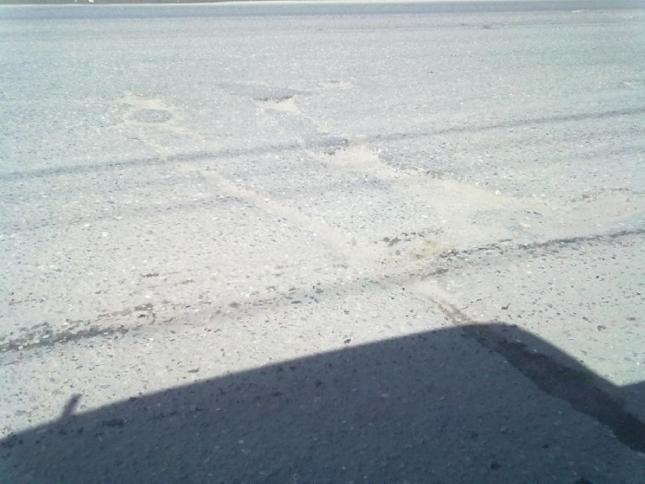
#> input picture test_pictures/lssd178.jpg, 645 x 484 px, given in place of lssd337.jpg, which was not available
$ python test_main.py   (older library calls are emulated)
#> lines starting #> are read from the running program, lines starting #| are printed output that depends on the picture; after the words box and inside, x2 and y2 are one past the last pixel; in counts of white or black regions, pixels touching at a corner belong together; pictures that were not available may be replaced by others from this repository, and a replacement may not be noted
### methods/second_method.py
import cv2
import numpy as np


def second_method_detection(filename):
#> called with filename = 'test_pictures/lssd337.jpg'
    image = cv2.imread(filename, cv2.IMREAD_COLOR)
#> image is the input picture: shape (484, 645, 3); mean B, G, R 176.8, 174.2, 166.7
    image_shape = image.shape[:2]

    #cv2.imshow("Original", image)

    # blue, green, red = cv2.split(image)
    #     #
    #     # # finding the maximum and minimums element wise of the image
    #     # image_max = cv2.max(blue, cv2.max(green, red))
    #     # image_min = cv2.min(blue, cv2.min(green, red))
    #     #
    #     # # avoid division with zero
    #     # image_min = np.where(image_min == 0, 1, image_min)
    #     # image_max = np.where(image_max == 0, 1, image_max)
    #     #
    #     # gray_image = cv2.log(image_max / image_min)
    #     #
    #     # # note: fix normalization, currently from 0 to 3
    #     # gray_image = cv2.normalize(gray_image, None, 0, 255, cv2.NORM_MINMAX, cv2.CV_8U)

    #cv2.imshow("Gray Image", gray_image)

    gray_image = cv2.cvtColor(image,cv2.COLOR_BGR2GRAY)

    _, thresh = cv2.threshold(gray_image, 0, 255, cv2.THRESH_BINARY_INV + cv2.THRESH_OTSU)
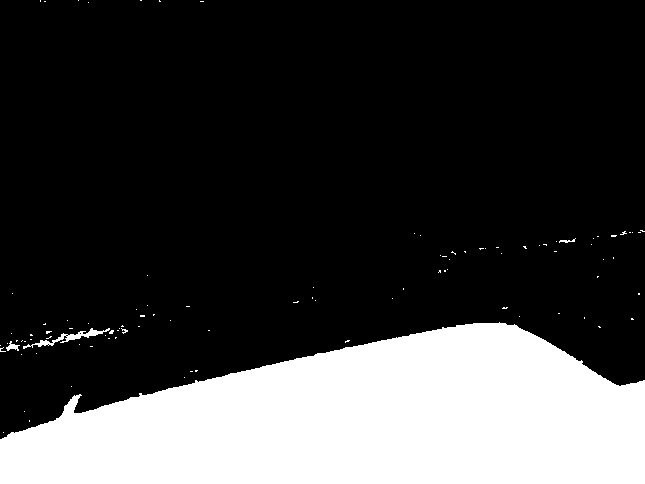
#> thresh: shape (484, 645); 24.2% white; 100 white regions (96 under 20 px), largest, box (x1, y1, x2, y2) and area: (0, 322, 645, 484) 74704, (23, 328, 110, 349) 364, (6, 341, 20, 351) 66, (559, 238, 576, 243) 35

    # noise removal
    thresh = cv2.morphologyEx(thresh, cv2.MORPH_CLOSE, np.ones((5, 5)))
#> thresh: shape (484, 645); 24.3% white; 73 white regions (69 under 20 px), largest, box (x1, y1, x2, y2) and area: (0, 322, 645, 484) 74745, (0, 325, 128, 352) 810, (556, 238, 576, 243) 41, (620, 231, 633, 235) 22
    #thresh = cv2.morphologyEx(thresh, cv2.MORPH_OPEN, np.ones((7, 7)))

    # sure background area
    sure_bg = cv2.dilate(thresh, np.ones((3, 3)), iterations=3)
#> sure_bg: shape (484, 645); 26.8% white; 48 white regions, largest, box (x1, y1, x2, y2) and area: (0, 319, 645, 484) 77694, (0, 320, 131, 358) 2363, (608, 227, 645, 240) 315

    # Finding sure foreground area
    dist_transform = cv2.distanceTransform(thresh, cv2.DIST_L2, 5)
    _, sure_fg = cv2.threshold(dist_transform, 0.7 * dist_transform.max(), 255, 0)
#> sure_fg: shape (484, 645) float32; 2.6% white; 1 white region, box (x1, y1, x2, y2) and area: (249, 434, 561, 484) 8260

    # Finding unknown region
    sure_fg = np.uint8(sure_fg)
    unknown = cv2.subtract(sure_bg, sure_fg)
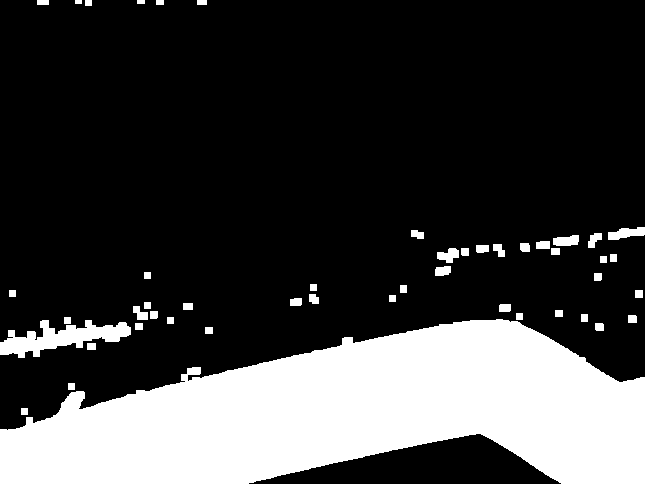
#> unknown: shape (484, 645); 24.2% white; 48 white regions, largest, box (x1, y1, x2, y2) and area: (0, 319, 645, 484) 69434, (0, 320, 131, 358) 2363, (608, 227, 645, 240) 315

    # Marker labelling
    ret, markers = cv2.connectedComponents(sure_fg)
#> ret = 2

    # Now, mark the region of unknown with zero
    markers[unknown == 255] = 0
    markers = cv2.watershed(image, markers)
#> markers: shape (484, 645) int32; values -1 (black) and 1 (white), 99.3% white; black in thin lines or dots

    water_shed_image = image.copy()
    water_shed_image[markers == -1] = [0, 0, 255]
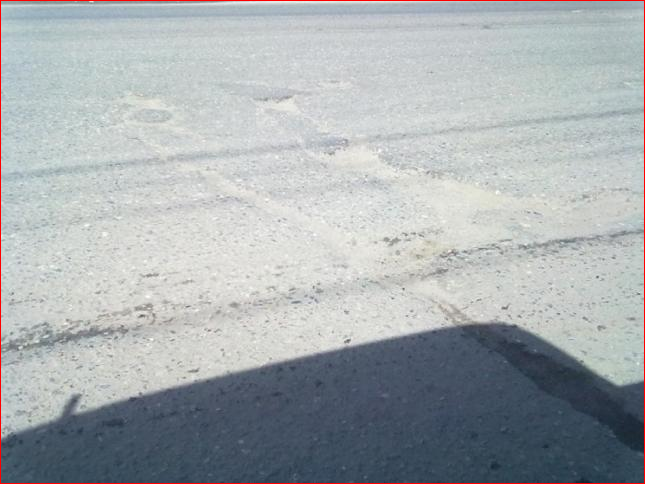
#> water_shed_image: shape (484, 645, 3); 0.72% of pixels changed, all inside (x1, y1, x2, y2) = (0, 0, 645, 484)

    cv2.imshow("Watershed Borders", water_shed_image)

    # getting the segments through unique values from the watershed result
    markers_list = np.unique(markers)
#> markers_list = [-1, 1]
    print("Number of segments: " + str(len(markers_list)))
#| Number of segments: 2
    print(markers_list)
#| [-1  1]

    # note: k2 original value is 1.2
    # constants needed for later calculation
    m = 1.31
    n = 1.19
    k1 = 0.8
    k2 = 1.5

    initial_shadow_mask = np.zeros(image_shape, np.uint8)

    # binary mask where the non-shadows are stored
    color_mean_non_shadow_mask = np.zeros(image_shape, np.uint8)

    initial_shadow_segments = []
    initial_non_shadow_segments = []

    # The first value in markers list is the borders, None at 0 index makes it able to not use value-1 at indexing
    initial_shadow_segments.append(None)
    initial_non_shadow_segments.append(None)

    for value in markers_list:

        # skipping the image where borders are shown
        if value == -1:
            continue

        # getting each segment as a binary mask
        segment_mask = np.zeros(image_shape, np.uint8)
        segment_mask[markers == value] = 255

        # calculating the mean values of the segment
        segment_mean = cv2.mean(image, segment_mask)

        image_segment = image.copy()
        image_segment[segment_mask != 255] = 0

        # creates binary image where only pixels greater than the mean remain
        segment_non_shadow_mask = cv2.inRange(image_segment, segment_mean[0], (255, 255, 255))

        # adds all non shadows to a binary image used for the final step to get the correct shadow boundaries
        color_mean_non_shadow_mask[segment_non_shadow_mask == 255] = 255

        # calculating the mean values in the non-shadow segment
        segment_mean_non_shadow = cv2.mean(image, segment_non_shadow_mask)

        # calculating the delta vectors values
        first_value = m * (segment_mean_non_shadow[2]/segment_mean_non_shadow[0])
        second_value = n * (segment_mean_non_shadow[1]/segment_mean_non_shadow[0])

        delta_vector = (first_value, second_value, 1)

        # getting the segment of the image
        initial_shadow_segment = image.copy()
        initial_shadow_segment[segment_mask != 255] = 0

        blue, green, red = cv2.split(initial_shadow_segment)

        # subtracting the minimal from the maximum based on the delta vector's two value
        if delta_vector[0] > delta_vector[1]:
            x_subtracted = cv2.subtract(red, blue)
        else:
            x_subtracted = cv2.subtract(green, blue)

        x_mean = cv2.mean(x_subtracted)

        # if the pixel value is lower than x_mean, it's a possible shadow
        initial_shadow_segment = cv2.inRange(x_subtracted, 0, x_mean[0])
        initial_non_shadow_segment = cv2.inRange(x_subtracted, x_mean[0], 255)

        # for visual of the initial shadow mask
        initial_shadow_segment[segment_mask == 0] = 0

        # adding both non-shadow and shadow segments to a list for later calculation
        initial_shadow_segments.append(initial_shadow_segment)
        initial_non_shadow_segments.append(initial_non_shadow_segment)

        initial_shadow_mask[initial_shadow_segment == 255] = 255
#> this loop made 2 passes
#> value on pass 1: -1
#> pass 2, in second_method_detection, `segment_non_shadow_mask = cv2.inRange(image_segment, segment_mean[0], ..`:
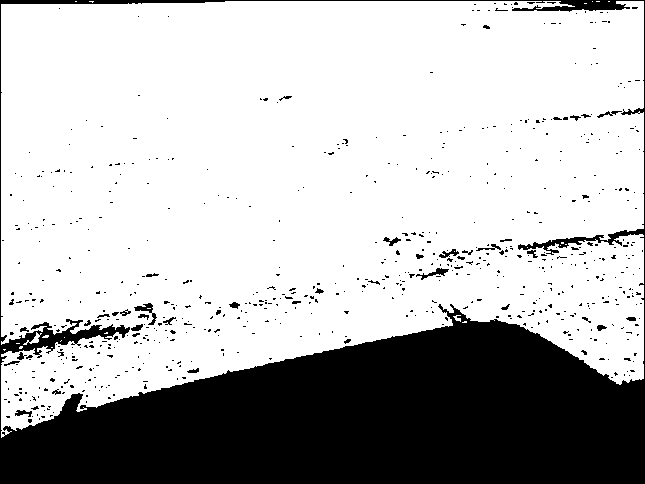
#> segment_non_shadow_mask: shape (484, 645); 72.7% white; 670 black regions (632 under 20 px), largest, box (x1, y1, x2, y2) and area: (0, 0, 645, 484) 81264, (134, 303, 157, 325) 149, (416, 268, 449, 280) 123
#> after the loop:
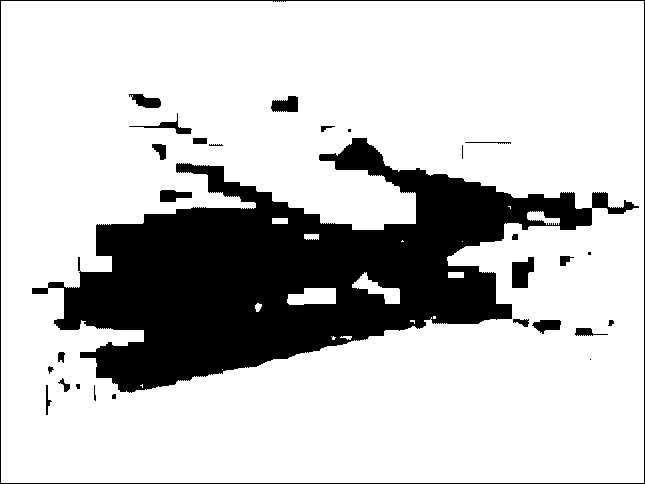
#> initial_shadow_mask: shape (484, 645); 78% white; 29 black regions (6 under 20 px), largest, box (x1, y1, x2, y2) and area: (32, 138, 639, 393) 63377, (0, 0, 645, 484) 2261, (512, 257, 534, 288) 507
#> after the loop:
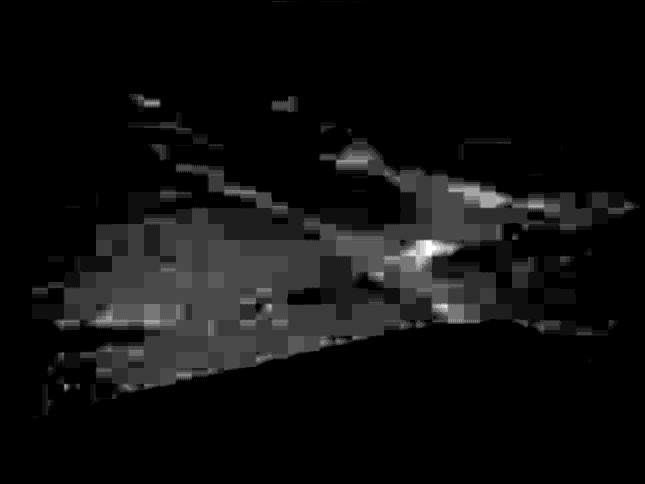
#> x_subtracted: shape (484, 645); min 0, max 17, mean 0.966; drawn with min black and max white
#> after the loop, initial_non_shadow_segments = 2 items; initial_shadow_segments = 2 items

    initial_non_shadow_mask = cv2.bitwise_not(initial_shadow_mask)

    delta_b = -1 * (cv2.mean(image, initial_shadow_mask)[0] - cv2.mean(image, initial_non_shadow_mask)[0])
#> delta_b = 37.98

    # note: IT'S STILL NOT WORKING PROPERLY, NEED FURTHER DEBUGGING

    rough_shadow_mask = np.zeros(image_shape, np.uint8)

    for value in markers_list:

        # skipping the image where borders are shown
        if value == -1:
            continue

        segment_mean_shadow = cv2.mean(image, initial_shadow_segments[value])
        segment_mean_non_shadow = cv2.mean(image, initial_non_shadow_segments[value])

        l_vector_first_value = m * (segment_mean_non_shadow[2]/segment_mean_non_shadow[0])
        l_vector_second_value = n * (segment_mean_non_shadow[1]/segment_mean_non_shadow[0])

        l_vector = (l_vector_first_value * delta_b, l_vector_second_value * delta_b, 1 * delta_b)
        l_interval = ((k1 * l_vector[0], k2 * l_vector[0]), (k1 * l_vector[1], k2 * l_vector[1]), (k1 * l_vector[2], k2 * l_vector[2]))

        blue_diff = segment_mean_non_shadow[0] - segment_mean_shadow[0]
        green_diff = segment_mean_non_shadow[1] - segment_mean_shadow[1]
        red_diff = segment_mean_non_shadow[2] - segment_mean_shadow[2]

        if (l_interval[0][0] < red_diff < l_interval[0][1]) and (l_interval[1][0] < green_diff < l_interval[1][1]) and (l_interval[2][0] < blue_diff < l_interval[2][1]):
            rough_shadow_mask[initial_shadow_segments[value] == 255] = 255
#> this loop made 2 passes

        #cv2.imshow(str(value), initial_non_shadow_segments[value])

    # where the pixel are lower than the region mean
    color_mean_shadow_mask = cv2.bitwise_not(color_mean_non_shadow_mask)
    #cv2.imshow("Color mean shadow mask", color_mean_shadow_mask)

    # the initial detected shadow mask, the borders are from the watershed's algorithm segment borders
    cv2.imshow("Initial Shadow Mask",initial_shadow_mask)

    # the rough shadow mask, where non-shadow segments are corrected
    #cv2.imshow("Rough Shadow Mask", rough_shadow_mask)

    # note: switch the initial shadow mask to rough shadow mask once the watershed and delta_b is fixed
    # based on the detected shadows and mean values, it creates the final shadow mask
    shadow_mask = cv2.bitwise_and(rough_shadow_mask, color_mean_shadow_mask)
#> shadow_mask: shape (484, 645); 25.9% white; 484 white regions (458 under 20 px), largest, box (x1, y1, x2, y2) and area: (1, 319, 644, 483) 75030, (1, 322, 129, 358) 1446, (518, 229, 644, 255) 704
    #cv2.imshow("Result", shadow_mask)

    # showing the detected shadows on the original image
    shadow_image = image.copy()
    shadow_image[shadow_mask == 255] = 255

    # showing the watershed borders for visuals
    shadow_image[markers == -1] = [0, 0, 255]
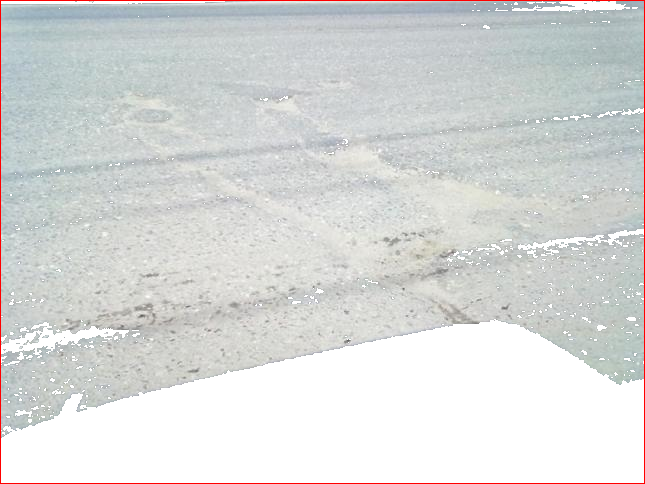
#> shadow_image: shape (484, 645, 3); mean B, G, R 216.2, 217.3, 215.3

    cv2.imwrite("../results/shadow_mask.png", shadow_mask)

    cv2.imshow("Shadow Mask", shadow_mask)

    print("Shadows detected, shadow mask saved in the results folder")

    return shadow_mask


# [6 lines that do not run on import are left out]

### test_main.py
from methods import first_method, second_method
import cv2

if __name__ == "__main__":

    # path of the image
    file_image = "test_pictures/lssd337.jpg"

    cv2.imshow("Original Image",cv2.imread(file_image))

    # select your choice of shadow detection you want to use by uncommenting the line

    #shadow_mask = first_method.first_method_detection(file_image)
    shadow_mask = second_method.second_method_detection(file_image)

    # select your choice of shadow removal you want to use by uncommenting the line

    #first_method.first_method_removal(file_image, shadow_mask)

    # the results are saved in the results folder named respectively

    cv2.waitKey(0)
    cv2.destroyAllWindows()

$ run again, on test_pictures/lssd203.jpg
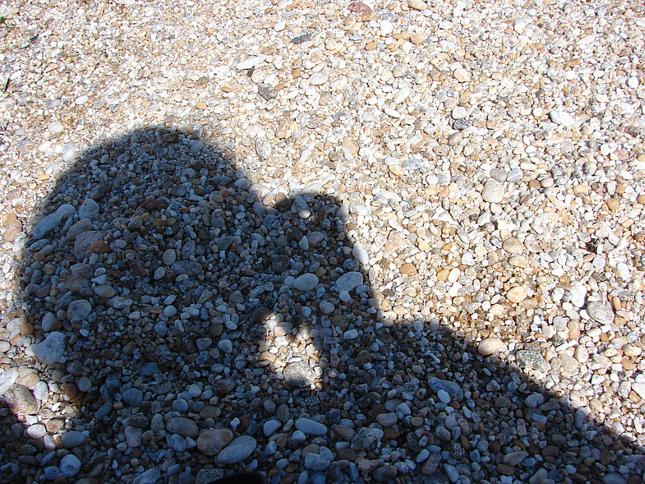
#> input picture test_pictures/lssd203.jpg, 645 x 484 px, given in place of lssd337.jpg, which was not available
#> in second_method_detection, image is the input picture: shape (484, 645, 3); mean B, G, R 135.8, 134.4, 136.6
#> sure_bg: shape (484, 645); 85.9% white; 453 black regions (270 under 20 px), largest, box (x1, y1, x2, y2) and area: (91, 0, 372, 199) 15086, (359, 0, 463, 121) 2452, (270, 31, 364, 116) 2308
#> unknown: shape (484, 645); 81.6% white; 464 black regions (278 under 20 px), largest, box (x1, y1, x2, y2) and area: (91, 0, 372, 199) 15086, (320, 423, 506, 484) 4777, (117, 232, 182, 362) 4521
#> ret = 12
#> water_shed_image: shape (484, 645, 3); 1.53% of pixels changed, all inside (x1, y1, x2, y2) = (0, 0, 645, 484)
#> markers_list = [-1, 1, 2, 3, 4, 5, 6, 7, 8, 9, 10, 11]
#| Number of segments: 12
#| [-1  1  2  3  4  5  6  7  8  9 10 11]
#> the loop in second_method_detection, `for value in markers_list:` made 12 passes
#> (segment_mean, segment_mean_non_shadow, first_value, second_value, delta_vector, x_mean) on passes 2 to 5: ((159.8, 162.2, 167.7, 0), (209.1, 216.6, 226.1, 0), 1.42, 1.23, (1.42, 1.23, 1), (8.87, 0, 0, 0)), ((57.38, 43.05, 32.18, 0), (87.08, 65.93, 50.23, 0), 0.756, 0.901, (0.756, 0.901, 1), (0.00104, 0, 0, 0)), ((24.14, 19.43, 18, 0), (28.75, 24.25, 22.5, 0), 1.03, 1, (1.03, 1, 1), (0, 0, 0, 0)), ((31, 13.25, 3.5, 0), (39.5, 20.5, 7, 0), 0.232, 0.618, (0.232, 0.618, 1), (0, 0, 0, 0))
#> after the loop in second_method_detection, `for value in markers_list:`:
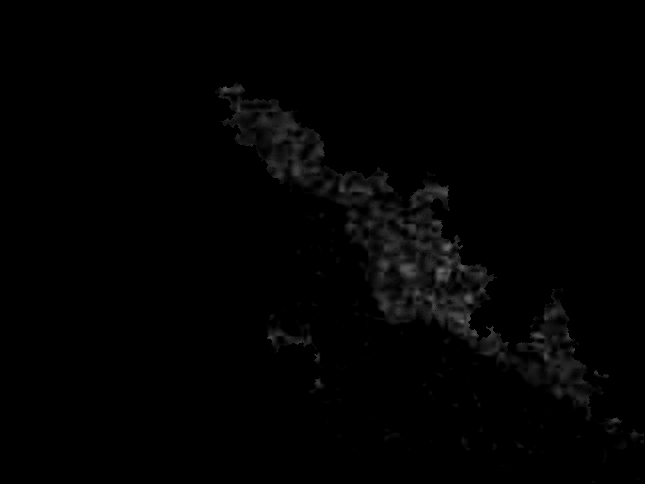
#> x_subtracted: shape (484, 645); min 0, max 108, mean 2.3
#> after the loop in second_method_detection, `for value in markers_list:`: initial_non_shadow_segments = 12 items
#> initial_non_shadow_mask: shape (484, 645); 45.9% white; 184 white regions (139 under 20 px), largest, box (x1, y1, x2, y2) and area: (0, 0, 645, 484) 140068, (8, 318, 40, 348) 352, (261, 192, 288, 208) 265
#> delta_b = 71.47
#> the loop in second_method_detection, `for value in markers_list:` made 12 passes
#> (segment_mean_shadow, segment_mean_non_shadow, l_vector_first_value, l_vector_second_value, l_vector, l_interval, blue_diff, green_diff) on passes 2 to 3: ((133.6, 125, 120.4, 0), (182, 193.1, 206.7, 0), 1.49, 1.26, (106.3, 90.24, 71.47), ((85.04, 159.4), (72.19, 135.4), (57.17, 107.2)), 48.45, 68.15), ((59.52, 44.18, 32.93, 0), (135.8, 134.4, 136.6, 0), 1.32, 1.18, (94.17, 84.15, 71.47), ((75.33, 141.3), (67.32, 126.2), (57.17, 107.2)), 76.33, 90.24)
#> color_mean_shadow_mask: shape (484, 645); 49.3% white; 3235 white regions (3004 under 20 px), largest, box (x1, y1, x2, y2) and area: (0, 0, 645, 484) 131366, (586, 250, 625, 326) 548, (592, 175, 629, 225) 444
#> shadow_mask: shape (484, 645); 20.1% white; 144 white regions (141 under 20 px), largest, box (x1, y1, x2, y2) and area: (1, 193, 644, 483) 62366, (247, 235, 256, 248) 51, (40, 379, 49, 388) 20
#> in second_method_detection, `shadow_image[markers == -1] = [0, 0, 255]`:
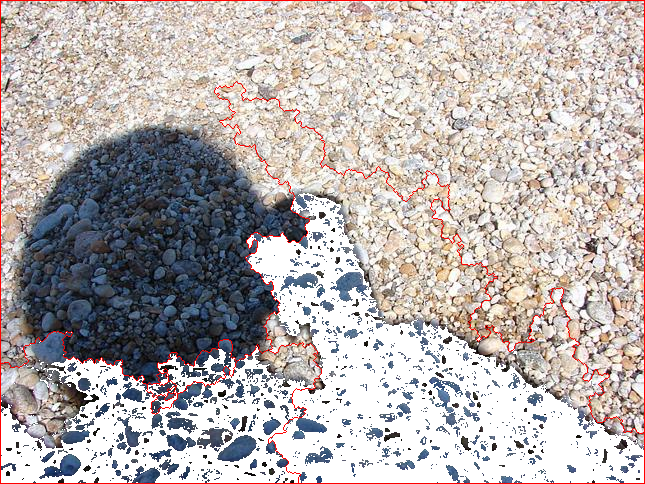
#> shadow_image: shape (484, 645, 3); mean B, G, R 174.4, 175.5, 183.1
